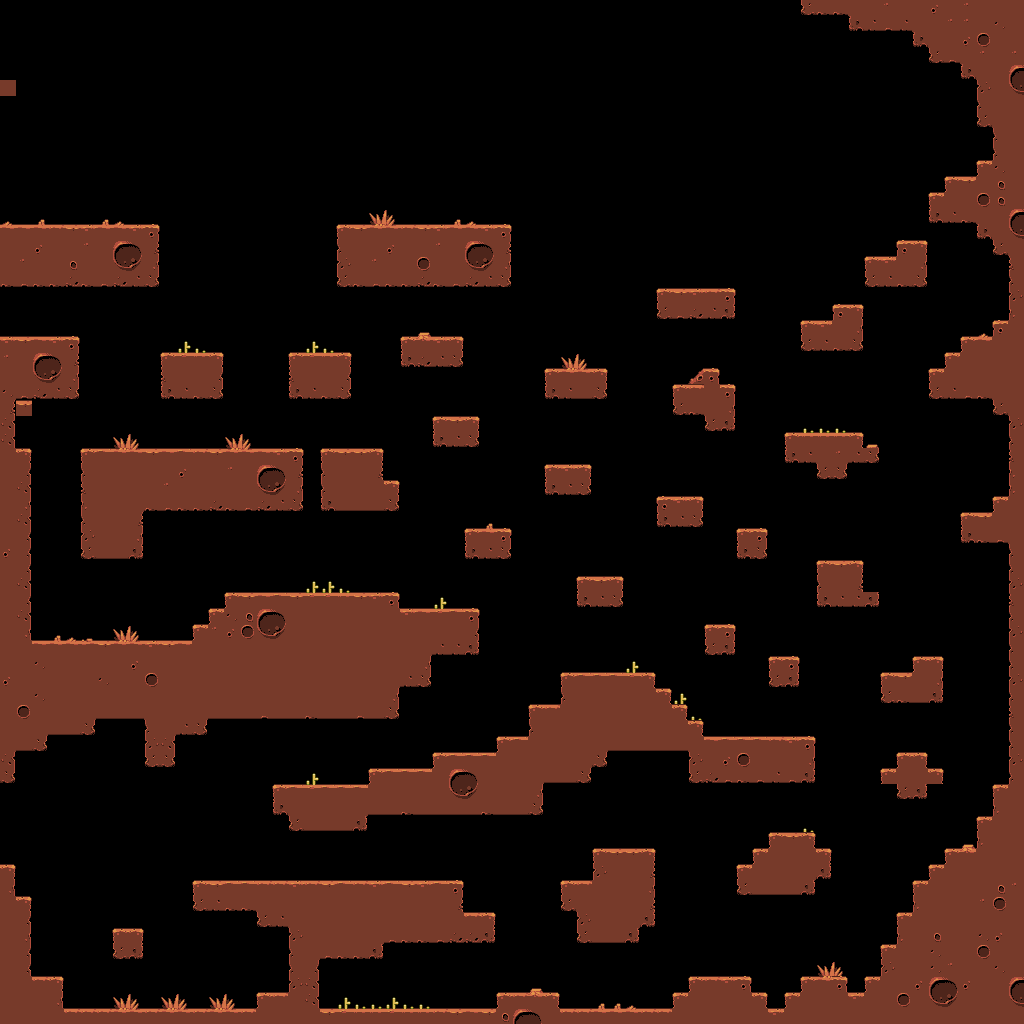

Rendered tile map (Tiled .tmx) drawn with the repository's tilesets; below, a short description and the map source with its tile grids summarised:
An orthogonal 64x64 tile map with 16x16 px tiles, 1 tile layer (Tile Layer 1).

<map version="1.0" orientation="orthogonal" renderorder="right-down" width="64" height="64" tilewidth="16" tileheight="16" nextobjectid="1">
 <tileset firstgid="1" name="tiles-1" tilewidth="16" tileheight="16">
  <image source="tiles-1.png" width="272" height="64" />
 </tileset>
 <layer name="Tile Layer 1" width="64" height="64">
  <data>[4096 cells, 1237 non-empty, 53 distinct tile ids]</data>
 </layer>
</map>
